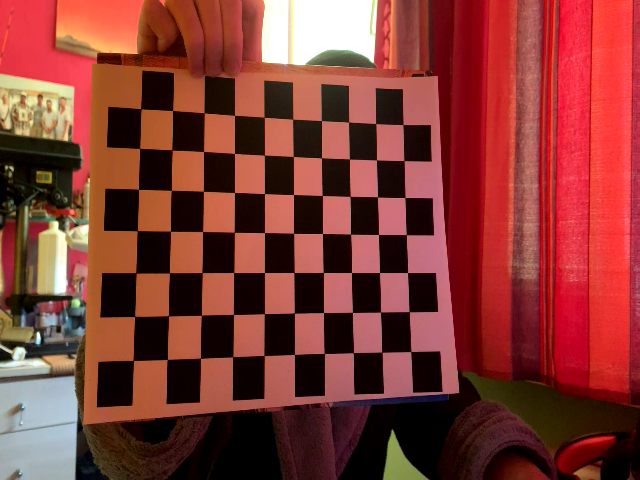
#> input picture images/img0.png, 640 x 480 px; its folder holds only this picture in this run
$ python poseEstimator.py
#> lines starting #> are read from the running program, lines starting #| are printed output that depends on the picture; after the words box and inside, x2 and y2 are one past the last pixel; in counts of white or black regions, pixels touching at a corner belong together
import numpy as np
import cv2 as cv
import glob


# Load previously saved data
with np.load('CameraParams.npz') as file:
#> (reads CameraParams.npz from the repository)
    mtx, dist, rvecs, tvecs = [file[i] for i in ('cameraMatrix','dist','rvecs','tvecs')]


def draw(img, corners, imgpts):

    corner = tuple(corners[0].ravel())
    img = cv.line(img, corner, tuple(imgpts[0].ravel()), (255,0,0), 10)
    img = cv.line(img, corner, tuple(imgpts[1].ravel()), (0,255,0), 10)
    img = cv.line(img, corner, tuple(imgpts[2].ravel()), (0,0,255), 10)

    return img


def drawBoxes(img, corners, imgpts):

    imgpts = np.int32(imgpts).reshape(-1,2)

    # draw ground floor in green
    img = cv.drawContours(img, [imgpts[:4]],-1,(0,255,0),-3)

    # draw pillars in blue color
    for i,j in zip(range(4),range(4,8)):
        img = cv.line(img, tuple(imgpts[i]), tuple(imgpts[j]),(255),3)

    # draw top layer in red color
    img = cv.drawContours(img, [imgpts[4:]],-1,(0,0,255),3)

    return img


criteria = (cv.TERM_CRITERIA_EPS + cv.TERM_CRITERIA_MAX_ITER, 30, 0.001)

objp = np.zeros((10*7,3), np.float32)
objp[:,:2] = np.mgrid[0:10,0:7].T.reshape(-1,2)
axisBoxes = np.float32([[0,0,0], [0,3,0], [3,3,0], [3,0,0],
                   [0,0,-3],[0,3,-3],[3,3,-3],[3,0,-3] ])


for image in glob.glob('images/*.png'):

    img = cv.imread(image)
#> img is the input picture: shape (480, 640, 3); mean B, G, R 52.1, 58.8, 131.1
    gray = cv.cvtColor(img,cv.COLOR_BGR2GRAY)
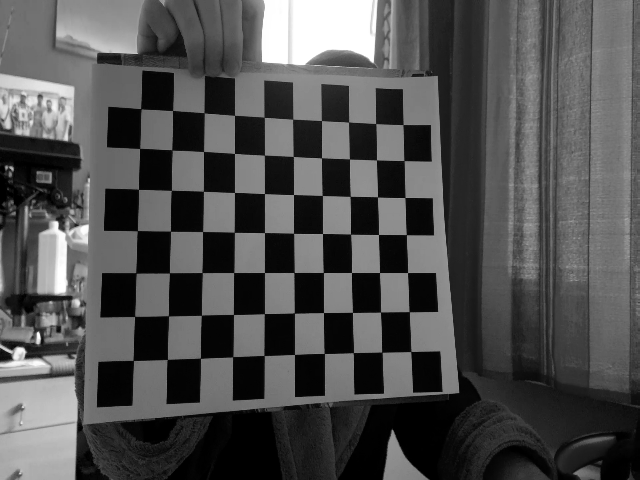
#> gray: shape (480, 640); min 0, max 255, mean 79.6
    ret, corners = cv.findChessboardCorners(gray, (10,7),None)
#> ret = True; corners = 70 rows, first 8: [410.7, 351.5], [381.8, 352.2], [353.3, 352.6], [324.3, 353.5], [294.5, 354.5], [264.1, 355.5], [232.6, 356.7], [200.4, 358.3]

    if ret == True:

        corners2 = cv.cornerSubPix(gray,corners,(11,11),(-1,-1), criteria)
#> corners2 = 70 rows, first 8: [410.7, 351.5], [381.8, 352.2], [353.5, 352.6], [324.3, 353.5], [294.5, 354.5], [264.1, 355.5], [232.7, 356.7], [200.5, 358.3]

        # Find the rotation and translation vectors.
        ret, rvecs, tvecs = cv.solvePnP(objp, corners2, mtx, dist)
#> rvecs = [-0.304, 0.265, 3.11]; tvecs = [3.22, 3.41, 18.25]

        # Project 3D points to image plane
        imgpts, jac = cv.projectPoints(axisBoxes, rvecs, tvecs, mtx, dist)
#> imgpts = [[410.6, 352], [406, 234.9], [322.6, 233.5], [324.4, 353.6], [449.1, 354.3], [442.5, 215.4], [343.6, 213.2], [346.8, 356.1]]

        img = drawBoxes(img,corners2,imgpts)
#> in drawBoxes, `imgpts = np.int32(imgpts).reshape(-1,2)`: imgpts = [[410, 351], [405, 234], [322, 233], [324, 353], [449, 354], [442, 215], [343, 213], [346, 356]]
#> in drawBoxes, `img = cv.drawContours(img, [imgpts[:4]],-1,(0,255,0),-3)`:
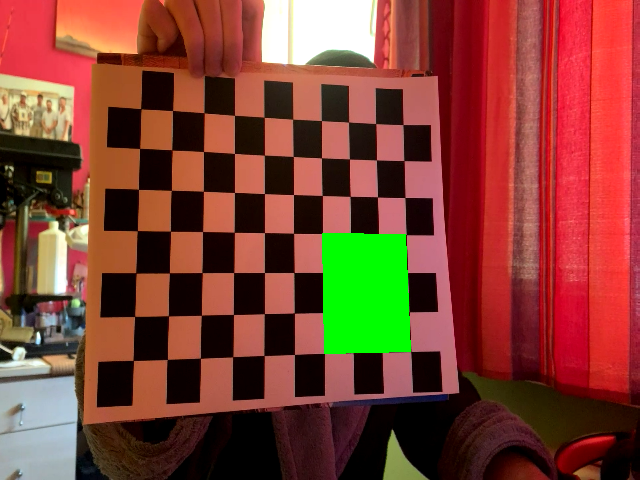
#> img: shape (480, 640, 3); 3.33% of pixels changed, all inside (x1, y1, x2, y2) = (322, 233, 411, 354)
#> the loop in drawBoxes, `for i,j in zip(range(4),range(4,8)):` made 4 passes
#> pass 1, in drawBoxes, `img = cv.line(img, tuple(imgpts[i]), tuple(imgpts[j]),(255),3)`:
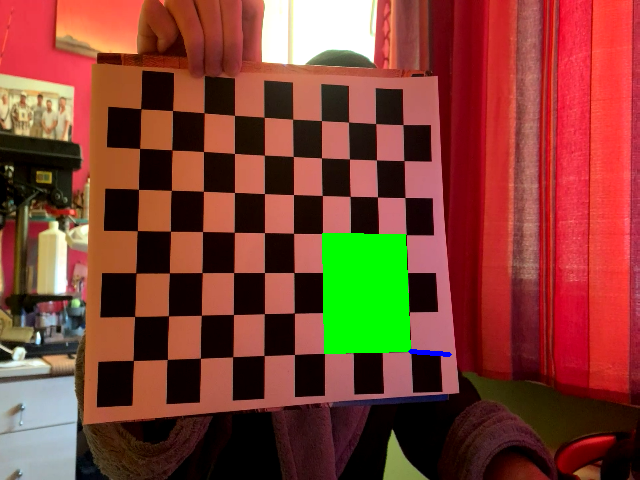
#> img: shape (480, 640, 3); 0.07% of pixels changed, all inside (x1, y1, x2, y2) = (408, 349, 452, 357)
#> pass 2, in drawBoxes, `img = cv.line(img, tuple(imgpts[i]), tuple(imgpts[j]),(255),3)`:
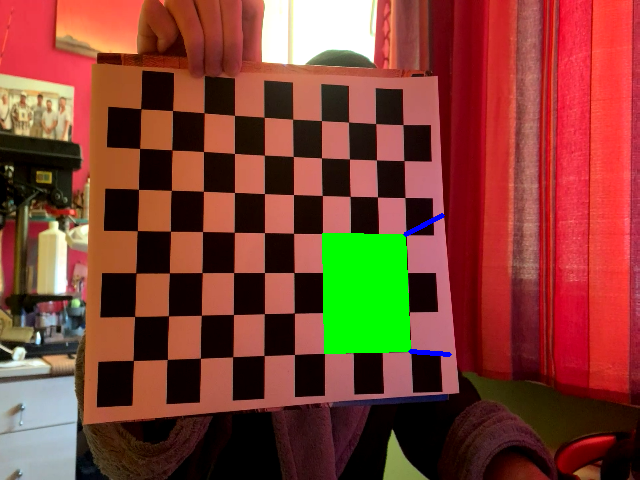
#> img: shape (480, 640, 3); 0.07% of pixels changed, all inside (x1, y1, x2, y2) = (403, 213, 445, 237)
#> after the loop in drawBoxes, `for i,j in zip(range(4),range(4,8)):`: img: shape (480, 640, 3); mean B, G, R 50.7, 65.4, 127.6
#> in drawBoxes, `img = cv.drawContours(img, [imgpts[4:]],-1,(0,0,255),3)`:
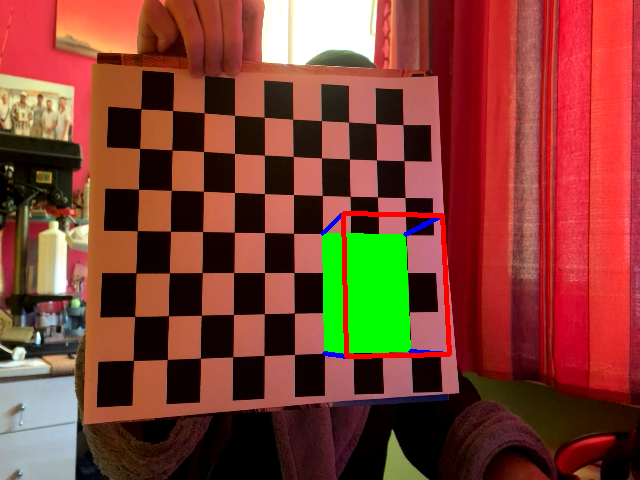
#> img: shape (480, 640, 3); mean B, G, R 50.1, 64.5, 128.8
        cv.imshow('img',img)

        k = cv.waitKey(0) & 0xFF
#> (key Esc is pressed here)
        if k == ord('s'):
            cv.imwrite('pose'+image, img)


cv.destroyAllWindows()
